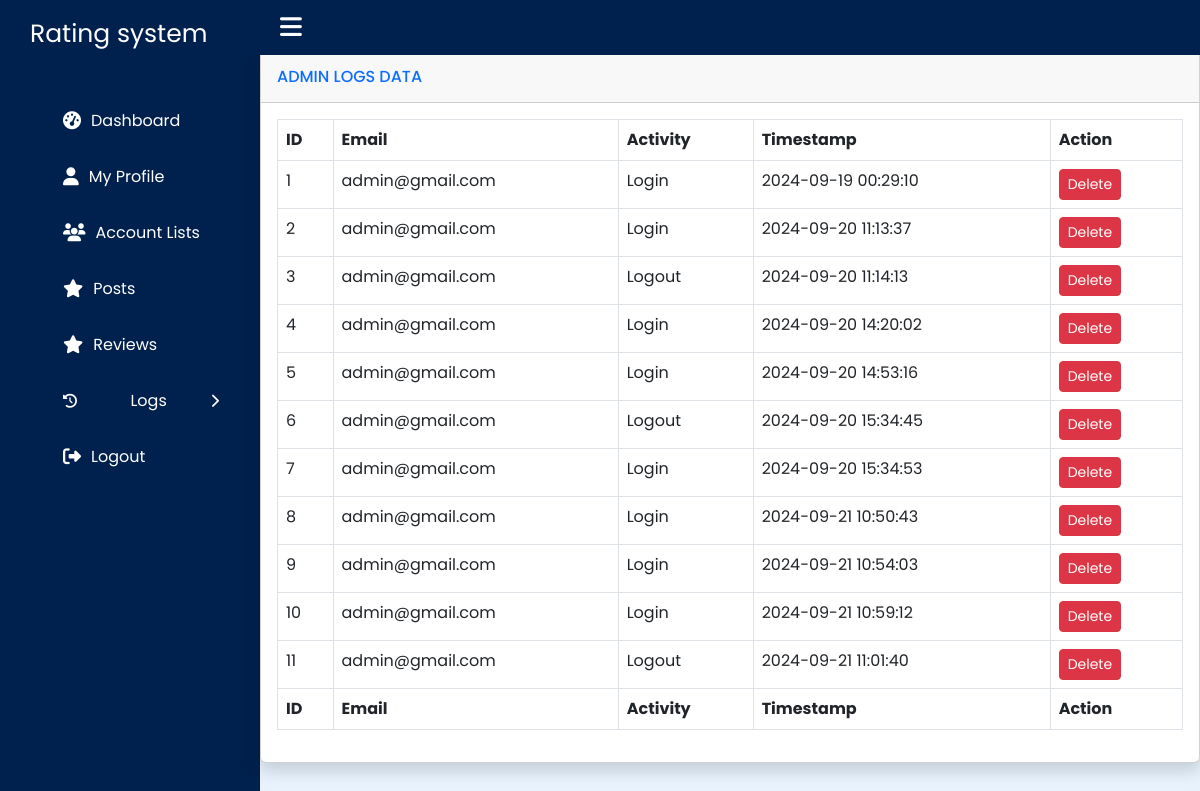
/admin/logs/admin_logs.php, run on the app's committed database.
### tables this page shows
CREATE TABLE `admin_logs` (
  `id` int(11) NOT NULL,
  `email` varchar(80) NOT NULL,
  `action_type` varchar(40) NOT NULL,
  `userType` varchar(20) NOT NULL,
  `date` datetime NOT NULL DEFAULT current_timestamp()
);

### admin/logs/admin_logs.php (the view, shortened to what this page needs)
<?php
include '../../components/connection.php';
$admin_logs = $connForLogs->query("SELECT * FROM `admin_logs` WHERE userType = 'rating_admin'")->fetchAll(PDO::FETCH_ASSOC);
?>
<!DOCTYPE html>
<html lang="en">
<head>
    <link rel="stylesheet" href="https://cdnjs.cloudflare.com/ajax/libs/twitter-bootstrap/5.3.0/css/bootstrap.min.css">
    <link rel="stylesheet" href="https://cdn.datatables.net/2.1.5/css/dataTables.bootstrap5.css">
    <link rel="stylesheet" href="../../css/admin.css">
    <link rel="stylesheet" href="https://cdnjs.cloudflare.com/ajax/libs/font-awesome/6.6.0/css/all.min.css" />
    <link rel="stylesheet" href="https://cdn.jsdelivr.net/npm/sweetalert2@11/dist/sweetalert2.min.css">
</head>
<?php include '../sidebar.php'; ?>
<main class="main">
    <div class="card shadow mb-4">
        <div class="card-header py-3">
            <h6 class="m-0 font-weight-bold text-primary">ADMIN LOGS DATA</h6>
        </div>
        <div class="card-body">
            <div class="table-responsive">
                <table id="dataTable" class="table table-bordered" style="width:100%">
                    <thead>
                        <tr>
                            <th>ID</th>
                            <th>Email</th>
                            <th>Activity</th>
                            <th>Timestamp</th>
                            <th>Action</th>
                        </tr>
                    </thead>
                    <tbody>
                    <?php
                        $count = 1;
                        foreach ($admin_logs as $logs):
                    ?>
                    <tr>
                        <td><?php echo $count++; ?></td>
                        <td><?php echo ($logs['email']); ?></td>
                        <td><?php echo ($logs['action_type']); ?></td>
                        <td><?php echo ($logs['date']); ?></td>
                        <td>
                            <form method="POST" action="" class="delete-form">
                                <button type="button" class="btn btn-danger btn-sm delete-btn">Delete</button>
                            </form>
                        </td>
                    </tr>
                    <?php endforeach; ?>
                    </tbody>
                    <tfoot>
                        <tr>
                            <th>ID</th>
                            <th>Email</th>
                            <th>Activity</th>
                            <th>Timestamp</th>
                            <th>Action</th>
                        </tr>
                    </tfoot>
                </table>
            </div>
        </div>
    </div>
</main>
</body>
</html>

### css/admin.css (style rules this page uses)
* { margin: 0; padding: 0; box-sizing: border-box; font-family: "Poppins", sans-serif; }
.navbar, .main { left: 260px; width: calc(100% - 260px); transition: all 0.5s ease; z-index: 1000; }
.main { position: relative; height: 100vh; z-index: 100; background: #e7f2fd; top: 50px; }

### data on the page
admin_logs: email "admin@gmail.com", action_type "Login", date "2024-09-19 00:29:10"
admin_logs: email "admin@gmail.com", action_type "Login", date "2024-09-20 11:13:37"
admin_logs: email "admin@gmail.com", action_type "Logout", date "2024-09-20 11:14:13"
admin_logs: email "admin@gmail.com", action_type "Login", date "2024-09-20 14:20:02"
admin_logs: email "admin@gmail.com", action_type "Login", date "2024-09-20 14:53:16"
admin_logs: email "admin@gmail.com", action_type "Logout", date "2024-09-20 15:34:45"
admin_logs: email "admin@gmail.com", action_type "Login", date "2024-09-20 15:34:53"
admin_logs: email "admin@gmail.com", action_type "Login", date "2024-09-21 10:50:43"
admin_logs: email "admin@gmail.com", action_type "Login", date "2024-09-21 10:54:03"
admin_logs: email "admin@gmail.com", action_type "Login", date "2024-09-21 10:59:12"
admin_logs: email "admin@gmail.com", action_type "Logout", date "2024-09-21 11:01:40"
